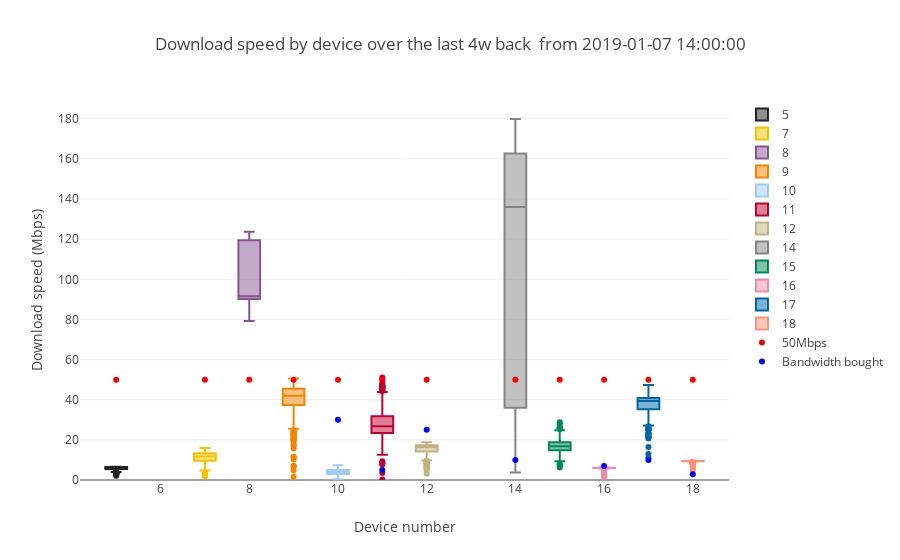

Notebook code cell kept with this figure:
### Code cell
b_line=go.Scatter(x=coordinates_subset_d["device_number"],y=coordinates_subset_d["Down"], mode='markers',marker=dict(color='blue'), name='Bandwidth bought')

t="Download speed by device"+title_tail                                                      
simple_boxplot(dataframe=download_df,plot_value='DOWNLOAD',sort_value='SK_PI',
               title=t, 
               ytitle="Download speed (Mbps)",
               xtitle="Device number", downloadline=True,boughtline=b_line)

### Figure 1 — Plotly figure (JSON) as saved in the notebook; plotly's stock layout.template omitted (floating-point values rounded to 4 significant figures; data arrays with more than 128 entries replaced by an {"elided": "..."} marker saying what was removed)
{"data": [{"marker": {"color": "#222222"}, "name": "5", "type": "box", "uid": "674b7b26-00f0-4dd3-a78c-398ec38058c0", "y": {"elided": "287 float values"}}, {"marker": {"color": "#F3C300"}, "name": "7", "type": "box", "uid": "a024fdcd-26f7-445b-bc3c-a719af347a4e", "y": {"elided": "252 float values"}}, {"marker": {"color": "#875692"}, "name": "8", "type": "box", "uid": "4097e7d8-d433-417b-a4b5-7371e0a5cccb", "y": [90.66, 92.28, 118.7, 89.4, 91.71, 85.63, 79.27, 121.1, 90.03, 123.2, 91.21, 87.65, 91.4, 123.2, 90.29, 91.27, 90.78, 118.7, 120.5, 90.07, 92.06, 123.6, 120.2, 117.4]}, {"marker": {"color": "#F38400"}, "name": "9", "type": "box", "uid": "028eace6-c53d-42e2-a5c9-0239e1de2653", "y": {"elided": "287 float values"}}, {"marker": {"color": "#A1CAF1"}, "name": "10", "type": "box", "uid": "6a1a79e6-ce86-42a7-95cc-f708d64ba25b", "y": {"elided": "251 float values"}}, {"marker": {"color": "#BE0032"}, "name": "11", "type": "box", "uid": "b68dcf2a-6468-4466-872c-a6c0eb588625", "y": {"elided": "278 float values"}}, {"marker": {"color": "#C2B280"}, "name": "12", "type": "box", "uid": "a3201c52-8db2-4fe1-8f03-480fb5b9ea5a", "y": {"elided": "287 float values"}}, {"marker": {"color": "#848482"}, "name": "14", "type": "box", "uid": "f96d4a8c-03df-4681-ba3e-9bb7ea8b2788", "y": {"elided": "285 float values"}}, {"marker": {"color": "#008856"}, "name": "15", "type": "box", "uid": "648473f9-e775-4802-b189-eec73d8804b1", "y": {"elided": "287 float values"}}, {"marker": {"color": "#E68FAC"}, "name": "16", "type": "box", "uid": "ad57ff78-7e15-4ca7-a973-cfe1fad83d73", "y": {"elided": "268 float values"}}, {"marker": {"color": "#0067A5"}, "name": "17", "type": "box", "uid": "c270adbe-7de2-46f9-a567-f6b0f571732f", "y": {"elided": "264 float values"}}, {"marker": {"color": "#F99379"}, "name": "18", "type": "box", "uid": "2aa4267a-4b86-475a-8935-c105b7e0ca68", "y": {"elided": "230 float values"}}, {"marker": {"color": "red"}, "mode": "markers", "name": "50Mbps", "type": "scatter", "uid": "11e85d10-12f4-4651-97ec-6d3db290f3ec", "x": [5, 7, 8, 9, 10, 11, 12, 14, 15, 16, 17, 18], "y": [50, 50, 50, 50, 50, 50, 50, 50, 50, 50, 50, 50]}, {"marker": {"color": "blue"}, "mode": "markers", "name": "Bandwidth bought", "type": "scatter", "uid": "5ff188bf-5322-4003-b123-d286a928533f", "x": [10, 11, 12, 14, 16, 17, 18], "y": [30, 5, 25, 10, 7, 10, 2.87]}], "layout": {"title": {"text": "Download speed by device over the last 4w back  from 2019-01-07 14:00:00"}, "xaxis": {"title": {"text": "Device number"}}, "yaxis": {"rangemode": "tozero", "title": {"text": "Download speed (Mbps)"}}}}
